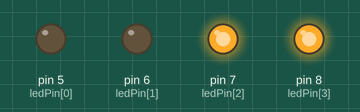
The sketch below on a simulated Arduino Uno, built with avr-gcc and run on an emulated ATmega328P. On the bench: output pins drawn as LEDs (lit = HIGH). Random numbers use the default seed unless the sketch sets one; what the sketch prints to the serial monitor is not drawn.

Above: at 0.1 s.
Timing chart, 0 to 1.6 s (numbered marks = the images above):
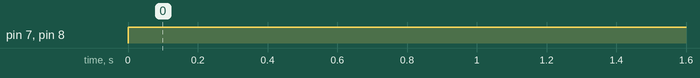

The sketch:

test2q1_mar26b.ino
```cpp
int ledPin[] = {5, 6, 7, 8};
int x,y;
void setup() {
    for (int i = 5; i < 8; i++) {
    pinMode(ledPin[i], OUTPUT);
  }

  // put your setup code here, to run once:
  pinMode(ledPin[0], OUTPUT);
  pinMode(ledPin[1], OUTPUT);
  pinMode(ledPin[2], OUTPUT);
  pinMode(ledPin[3], OUTPUT);


  Serial.begin(9600);
  randomSeed(analogRead(0));
  //x=random(1,4);
 // y=random(1,4);


  //Serial.print(x);
  //Serial.println(" is on");

  //Serial.print(y);
  //Serial.println(" is on");
  do{
    x=random(1,4);
  y=random(1,4);}while(x==y);
  //Serial.print(y);
  //Serial.println(" is on2");

  Serial.print(x);
  Serial.println(" is on");
  Serial.print(y);
  Serial.println(" is on");


}

void loop() {

  digitalWrite(ledPin[x], HIGH);
  digitalWrite(ledPin[y], HIGH);


}
```

Measured:
- by itself, pin 7 (ledPin[2]), pin 8 (ledPin[3]): LOW → HIGH at 0.00 s
